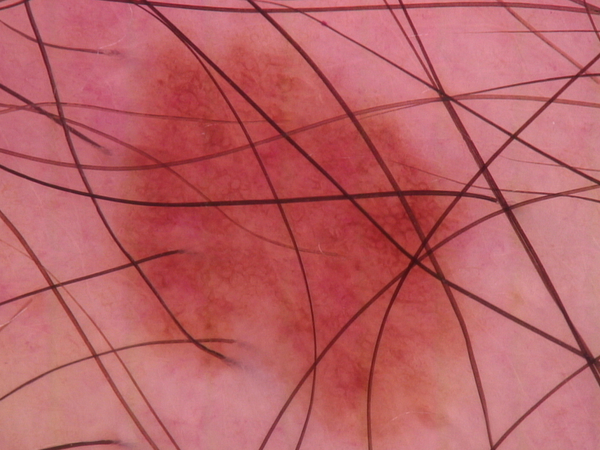
#> input picture nev00014.jpg, 600 x 450 px; its folder holds only this picture in this run
$ python -i features_from_contours.py   (imports and definitions only)   (older library calls are emulated)
#> lines starting #> are read from the running program, lines starting #| are printed output that depends on the picture; after the words box and inside, x2 and y2 are one past the last pixel; in counts of white or black regions, pixels touching at a corner belong together
### skin_binary_clean.py
# -*- coding: utf-8 -*-
"""Skin_binary_clean

Automatically generated by Colaboratory.

Original file is located at
    https://colab.research.google.com/drive/1RXzg7DBmymaN3RJyqTQAP8a8LMWzQvf0

# LIBRARIES
"""

import os
import cv2
import numpy as np
from matplotlib import pyplot as plt
from sklearn.model_selection import train_test_split
from sklearn.ensemble import RandomForestClassifier
from sklearn.metrics import accuracy_score, confusion_matrix, classification_report, f1_score
from imblearn.over_sampling import SMOTE

# """# LOAD IMAGES"""

# path_train = 'nev00010.jpg'
# image_read = cv2.imread(path_train)
# image_show = plt.imshow(cv2.cvtColor(image_read, cv2.COLOR_BGR2RGB))

# """# 1_PRE-PROCESSING
# ---
# *   Resizing
# *   Noise removal
# *   Contrast stretching
# *   Hair removal (bottom-hat filtering)
# *   Enhaced image to gray

# """

# # Load the image
# path_train = 'nev00010.jpg'
# image_read = cv2.imread(path_train)
# image_gray = cv2.cvtColor(image_read, cv2.COLOR_BGR2GRAY)

# Function to print image statistics
# [18 lines left out: functions print_image_statistics, contrast_stretching, not called in this run]

# Function to perform hair removal using bottom-hat filtering
def remove_hair(image):
    # Convert the grayscale image to RGB
    image_rgb = cv2.cvtColor(image, cv2.COLOR_GRAY2RGB)

    # Convert the RGB image to HSV color space
    hsv = cv2.cvtColor(image_rgb, cv2.COLOR_RGB2HSV)

    # Define a lower and upper threshold for the hair color in HSV
    lower_hair = np.array([0, 20, 70], dtype=np.uint8)
    upper_hair = np.array([20, 255, 255], dtype=np.uint8)

    # Create a mask using the inRange function
    mask_hair = cv2.inRange(hsv, lower_hair, upper_hair)

    # Apply bottom-hat filtering
    kernel = np.ones((15, 15), np.uint8)
    bottom_hat = cv2.morphologyEx(image_rgb, cv2.MORPH_BLACKHAT, kernel)

    # Combine the original image and the bottom-hat result
    result_hair_removed = cv2.add(image_rgb, bottom_hat)

    # Use morphological operations to further refine hair removal
    kernel = np.ones((15, 15), np.uint8)
    result_hair_removed = cv2.morphologyEx(result_hair_removed, cv2.MORPH_OPEN, kernel, iterations=2)

    return result_hair_removed

# [45 lines of commented-out code are left out]

"""# 2_SEGMENTATION"""

# [45 lines of commented-out code are left out]

"""# Attemp for machine learning"""

# [44 lines of commented-out code are left out]

### features_from_contours.py
import cv2
import os
import numpy as np
from skimage import io, color, feature, measure, segmentation
from skin_binary_clean import *
from matplotlib import pyplot as plt
import pandas as pd

# from skimage.feature import greycomatrix, shannon_entropy

# Load the specific images
# [21 lines left out: functions load_specific_img, preprocessing, not called in this run]

def segmentation(img):

    # Hair removal using bottom-hat filtering
    hair_removed_image = remove_hair(img)

    # Convert the hair-removed image to grayscale
    hair_removed_gray = cv2.cvtColor(hair_removed_image, cv2.COLOR_RGB2GRAY)

    # Apply GaussianBlur to the grayscale image
    blurred = cv2.GaussianBlur(hair_removed_gray, (5, 5), 0)

    # Perform OTSU's thresholding
    _, thresholded_image = cv2.threshold(blurred, 0, 255, cv2.THRESH_BINARY + cv2.THRESH_OTSU)

    # Remove background triangles by creating a mask
    background_mask = np.zeros_like(thresholded_image)
    background_mask[:30, :] = 255  # Assuming the triangles are in the top part of the image
    thresholded_image_no_triangles = cv2.bitwise_and(thresholded_image, thresholded_image, mask=cv2.bitwise_not(background_mask))

    # Invert the image to make the skin lesion white and the background black
    inverted_image = cv2.bitwise_not(thresholded_image_no_triangles)

    # Flood fill operation on 4-connected pixels in the background to remove holes
    h, w = inverted_image.shape[:2]
    mask = np.zeros((h + 2, w + 2), np.uint8)
    cv2.floodFill(inverted_image, mask, (0, 0), 0)

    # Perform morphological opening to remove small objects (fewer than 2000 pixels)
    kernel_opening = np.ones((5, 5), np.uint8)
    segmented_image = cv2.morphologyEx(inverted_image, cv2.MORPH_OPEN, kernel_opening, iterations=1)

    # Lesion border smoothening using opening and closing operations
    kernel_smoothing = cv2.getStructuringElement(cv2.MORPH_ELLIPSE, (20, 20))
    segmented_image_smoothed = cv2.morphologyEx(segmented_image, cv2.MORPH_OPEN, kernel_smoothing, iterations=1)
    segmented_image_smoothed = cv2.morphologyEx(segmented_image_smoothed, cv2.MORPH_CLOSE, kernel_smoothing, iterations=1)

    contours, _ = cv2.findContours(segmented_image_smoothed, cv2.RETR_EXTERNAL, cv2.CHAIN_APPROX_SIMPLE)

    return segmented_image_smoothed, contours


# [27 lines left out: function features_within_contour, not called in this run]

# [17 lines of commented-out code are left out]

>>> import cv2
>>> picture = cv2.imread('nev00014.jpg', cv2.IMREAD_GRAYSCALE)
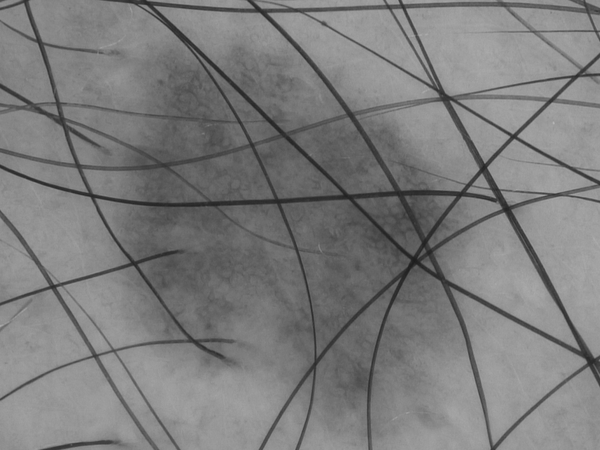
#> picture: shape (450, 600); min 28, max 181, mean 124.2
>>> result = segmentation(picture)
#> in remove_hair, `hsv = cv2.cvtColor(image_rgb, cv2.COLOR_RGB2HSV)`: hsv: shape (450, 600, 3); mean H, S, V 0, 0, 124.2
#> in remove_hair, `mask_hair = cv2.inRange(hsv, lower_hair, upper_hair)`: mask_hair: shape (450, 600); every value is 0
#> in remove_hair, `bottom_hat = cv2.morphologyEx(image_rgb, cv2.MORPH_BLACKHAT, kernel)`:
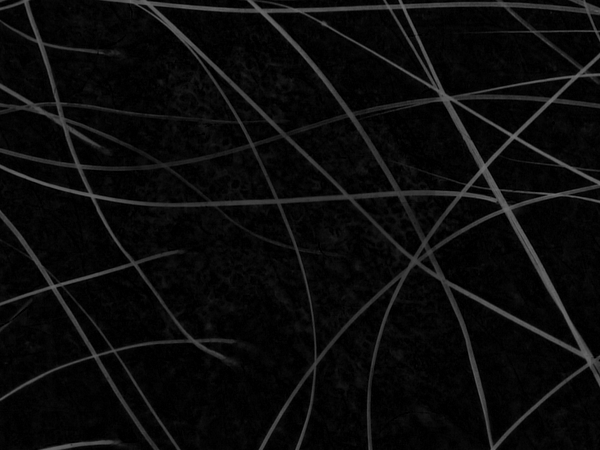
#> bottom_hat: shape (450, 600, 3); min 0, max 111, mean 11
#> in remove_hair, `result_hair_removed = cv2.add(image_rgb, bottom_hat)`:
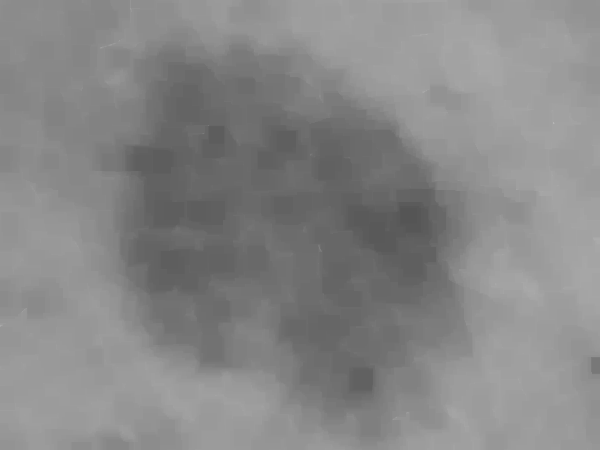
#> result_hair_removed: shape (450, 600, 3); min 85, max 181, mean 135.2
#> in segmentation, `_, thresholded_image = cv2.threshold(blurred, 0, 255, cv2.THRESH_BINAR..`:
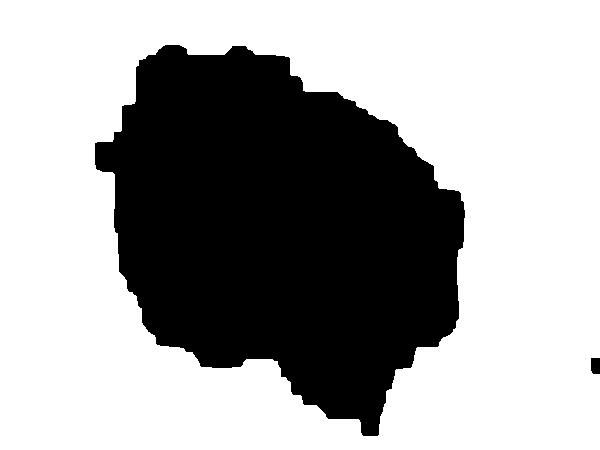
#> thresholded_image: shape (450, 600); 64.6% white; 2 black regions, box (x1, y1, x2, y2) and area: (95, 45, 465, 436) 95400, (591, 358, 600, 374) 140
#> in segmentation, `thresholded_image_no_triangles = cv2.bitwise_and(thresholded_image, th..`:
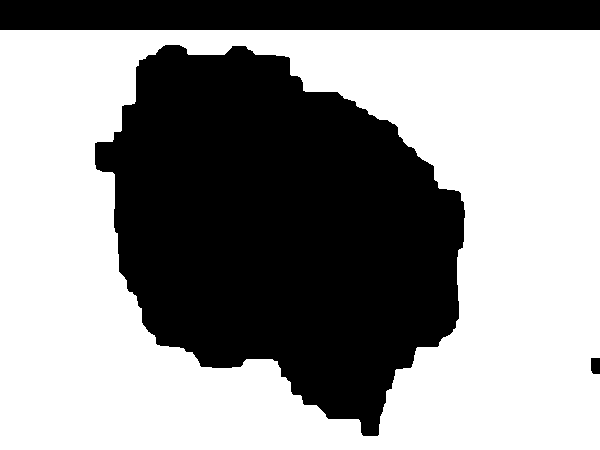
#> thresholded_image_no_triangles: shape (450, 600); 57.9% white; 3 black regions, box (x1, y1, x2, y2) and area: (95, 45, 465, 436) 95400, (0, 0, 600, 30) 18000, (591, 358, 600, 374) 140
#> in segmentation, `thresholded_image_no_triangles = cv2.bitwise_and(thresholded_image, th..`:
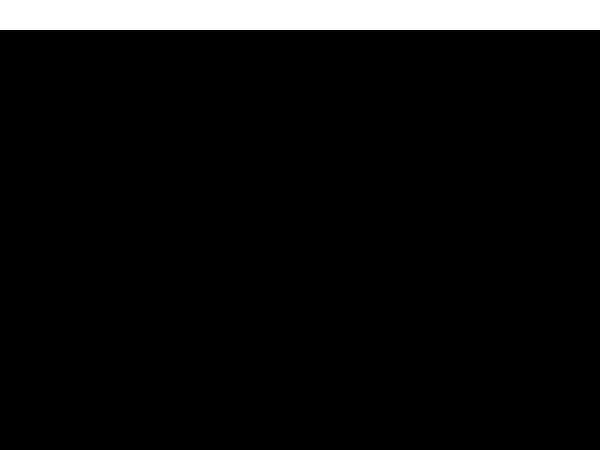
#> background_mask: shape (450, 600); 6.7% white; 1 white region, box (x1, y1, x2, y2) and area: (0, 0, 600, 30) 18000
#> in segmentation, `segmented_image_smoothed = cv2.morphologyEx(segmented_image, cv2.MORPH..`: segmented_image_smoothed: shape (450, 600); 35.2% white; 1 white region, box (x1, y1, x2, y2) and area: (96, 46, 465, 429) 94954
#> in segmentation, `segmented_image_smoothed = cv2.morphologyEx(segmented_image_smoothed, ..`:
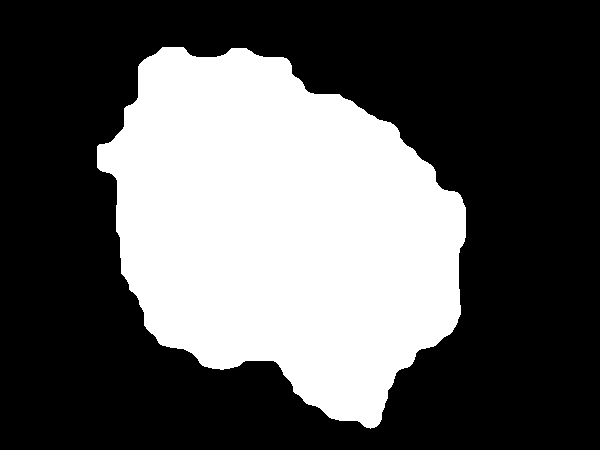
#> segmented_image_smoothed: shape (450, 600); 35.2% white; 1 white region
#> in segmentation, `contours, _ = cv2.findContours(segmented_image_smoothed, cv2.RETR_EXTE..`: contours = 1 contour; box (x1, y1, x2, y2) and area: (97, 47, 466, 429) 94439
